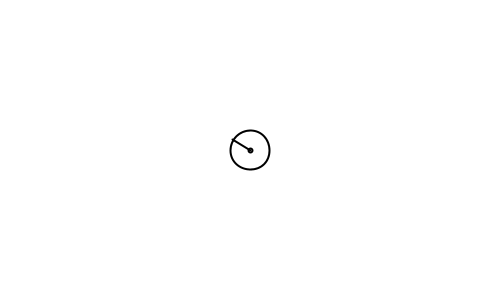
Frame 1 (no input)
Frame 60 (the mouse pressed at the canvas centre just before this capture): identical to frame 1, image omitted
Frame 120 (the mouse held since frame 60 and released just before this capture): blank canvas, image omitted

The Processing sketch that drew this single still picture (run headless with seeded random() and noise(); from frame 60 on, the mouse is pressed at the canvas centre):

// Processing sketch: learning1
// ── learning1.pde
//PVector example for learning purpose
void setup()
{
  size(500, 300);
}
void draw()
{
  background(255);
  strokeWeight(2);
  stroke(0);
  noFill();
  translate(width/2, height/2);
  //translate(50, 50);  //Another translation
  //pushMatrix(); //Save translation matrix
  //println(height/2);  //Print to the console
  //popMatrix();  //Set saved translation matrix
  ellipse(0, 0, 4, 4);
  //line(0, 0, mouseX - width/2, mouseY - height/2);
  PVector mouse = new PVector(mouseX,mouseY);
  PVector center = new PVector(width/2,height/2);
  mouse.sub(center);  //Vector subtraction
  //mouse.mult(1.5);  //Scaler multiplication
  mouse.normalize();
  mouse.mult(20);
  line(0,0,mouse.x,mouse.y);
  ellipse(0,0,mouse.mag()*2,mouse.mag()*2);
}
